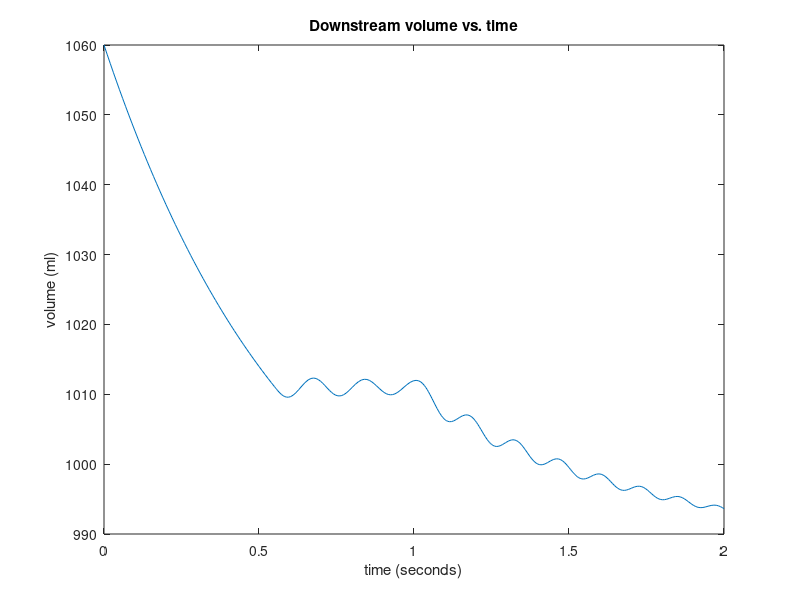
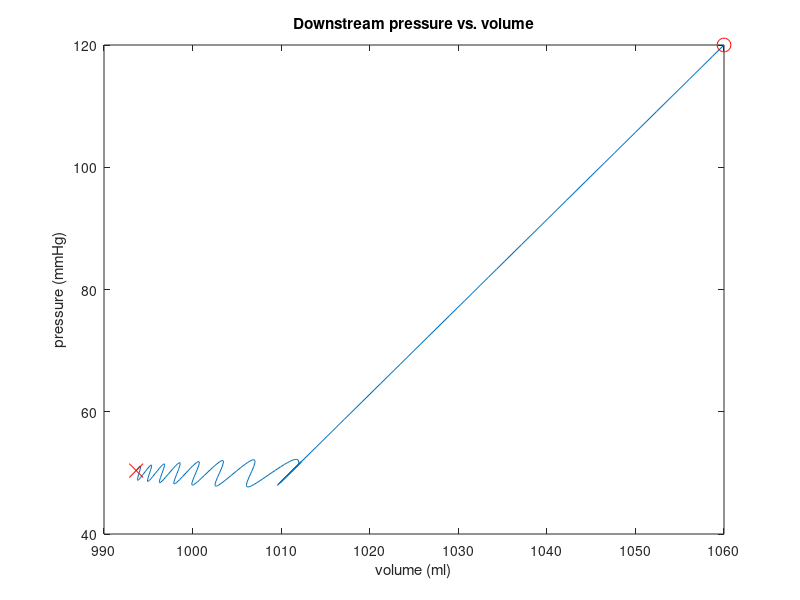

Recreate these plots in MATLAB, in order.
function sample_system
% This is the main function for this file.  It solves the sample
% problem given in the assignment and should be used as a guide
% to solving the elastance based systemic circulation problem.

% We are given the following parameter values: 
pressure_conversion = 1333.2237; % dyne*sec/cm^5 to 1 mmHg
p_u = 50; % upstream pressure in mmHg
L_u = 0.001; % upstream inductance in mmHg s^2/ml
R_d = 1200/pressure_conversion; % downstream resistance in mmHg s/ml
v_d0 = 205+370+401; % downstream volume at zero pressure in ml

% The system is started at time 0.
initial_t = 0; % seconds

% The initial pressure has been chosen such that the valve will be
% closed at the start of the simulation.
initial_p_d = 120; % mmHg

% The initial value of the downstream volume, one of our state
% variables, must be determined from the pressure and the elastance
% at the initial time.  The function that returns the elastance at a
% given time is called "elastance" and is defined by the function below.
initial_v_d = v_d0+initial_p_d/elastance(initial_t);

% The flow through the valve is initially zero, because the pressure
% downstream of it is higher than its upstream pressure.
initial_Q_v = 0;

% Set the ending time of the simulation.
final_t = 2; % seconds

% Initialize variables to store the solution.  The solution of this
% problem can be completely defined in terms of the flow through the
% valve and the downstream volume.  Because the ODE
% solver requires a column array with all of the state
% variables, we will combine the flow and downstream volume into a column array called
% "y".
t_soln=initial_t; % time solution
Q_v_soln=initial_Q_v; % flow solution
v_d_soln=initial_v_d; % downstream volume solution

% The ODE solver is controlled by setting its options with a function
% called "odeset".  The command below says that a function will be
% used to test for when the valve opens and that the maximum time step
% size that will be allowed is 0.01 seconds.  "valve_opening_test" is
% called within an anonymous function.  For an explanation of how
% anonymous functions work, see the MATLAB advice file.
options = odeset('Events', ...
	@(t,y)valve_opening_test(t,y,v_d0,p_u),'Maxstep',0.01);

% The ODE solver we will use is "ode23", which implements a Runge-
% Kutta method.  Please note that "..." tells MATLAB to combine the
% current line of code with the next line of actual code.  Numerical
% approximations to the solutions of systems of ODE's are found by
% this and other solvers by using the current values of the state
% variables and expressions for the derivatives of these state
% variables in terms of the state variables themselves and time.

% The parameters that are returned by ode23 are an array of time
% values where the solution was computed called "t_ode_sol" here, an
% array of the y solution values at those times called "y_ode_sol", 
% and information about the event that occurred.  The first
% parameter is the name of the function that is called to find the
% time derivative of the current state variables, which is
% "dydt_valve_closed" here.  The second is an array that gives the
% starting and ending times of the solution.  In this case, we will
% not reach the ending time, because the valve will open, and the
% solver will detect that and stop the solution process.  The third
% parameter is an array containing the initial values of the state
% variables that we set above.  The last is the options set above.
[t_ode_soln,y_ode_soln,t_event,y_event,i_event] = ... 
    ode23(@(t,y)dydt_valve_closed(t,y,R_d,v_d0), ... 
    [initial_t final_t], ... % desired time limits of solution
    [initial_Q_v initial_v_d], ... % initial values of state variables
    options); % ODE solver options defined above

% Store the solution in arrays that contain the complete history of
% the solution so that you can eventually plot the entire solution
% instead of the portion only up to the valve opening event.  This is
% done by concatenating the solution obtained from ode23 with previous
% values.  For examples describing how concatenation works, see the
% MATLAB advice file.  In this case, the previous value
% is the initial value.  "t_ode_soln" and "y_ode_soln", which were
% returned by ode23, contain the initial values and the remainder of
% the solution before the valve event.  "y_ode_soln" contains a column
% for each state variable.  "t_ode_soln(2:end)" represents all entries
% in "t_ode_soln" besides the first.  To concatenate it with previous
% solution values and the value at the valve event, use the brackets
% and semicolons as follows.  The jth column of "y_ode_soln", without
% its initial value is "y_ode_soln(2:end,j)".
t_soln = [t_soln; t_ode_soln(2:end); t_event];
Q_v_soln = [Q_v_soln; y_ode_soln(2:end,1); y_event(1)];
v_d_soln = [v_d_soln; y_ode_soln(2:end,2); y_event(2)];

% The valve has opened, so now we call the ODE solver again, using the
% values at the time of the valve opening, the end values of the
% previous solutions, as initial values.  We are no longer looking for
% any valve-related event, so we can leave that out of the options,
% the return values from ode23, and the concatenation step.  The ode23
% outputs are named the same as above, and they will be replaced with
% the new solutions.  The concatenation step appends the solution from
% the step after the opening of the valve until the end of the
% simulation to the solution found above.
options = odeset('Maxstep',0.01);
[t_ode_soln,y_ode_soln] = ode23( ...
	@(t,y)dydt_valve_open(t,y,p_u,L_u,R_d,v_d0), ...
    [t_soln(end) final_t], [Q_v_soln(end) v_d_soln(end)], options);
t_soln = [t_soln; t_ode_soln(2:end)];
Q_v_soln = [Q_v_soln; y_ode_soln(2:end,1)];
v_d_soln = [v_d_soln; y_ode_soln(2:end,2)];

% Compute the downstream pressure p_d using the elastance and volume.
p_d_soln=elastance(t_soln).*(v_d_soln-v_d0);

% Plot the solution.  See the MATLAB advice file for more
% information on plotting.
figure; % creates a new figure
plot(t_soln,v_d_soln); % plots the downstream volume vs. time
title('Downstream volume vs. time'); % provides a title
xlabel('time (seconds)'); % labels the x axis
ylabel('volume (ml)'); % labels the y axis

% We now create a new figure and plot the downstream PV line for the
% solution, marking the endpoints.
figure; % creates a new figure
plot(v_d_soln,p_d_soln); % plots the downstream volume vs. time
title('Downstream pressure vs. volume'); % provides a title
xlabel('volume (ml)'); % labels the x axis
ylabel('pressure (mmHg)'); % labels the y axis
hold on; % tells the plot not to erase what has been plotted
plot(v_d_soln(end),p_d_soln(end),'rx','MarkerSize',10); % marks the
% end of the PV loop
plot(v_d_soln(1),p_d_soln(1),'ro','MarkerSize',10); % marks the
% beginning of the PV loop


%%%%%%%%%%%%%%%%%%%%%%%%%%%%%%%%%%%%%%%%%%%%%%%%%%%%%%%%%%%%%%%%%%%%%

function E_d = elastance(t)
% This function returns the elastance at a given time or the array of
% elastance values for a given array of times.  The function of time
% given here is not meant to mimic any real life behavior.  It is
% demonstrating that the elastance value can be a function of time.

C_d = 0.7; % ml/mmHg
E = 1/C_d; % mmHg/ml, elastance is the inverse of capacitance.
E_d=E*(1+(t>1).*(t-1)); % This function is equal to E until t=1s and
% then varies linearly between E and 2*E at t=2s.

%%%%%%%%%%%%%%%%%%%%%%%%%%%%%%%%%%%%%%%%%%%%%%%%%%%%%%%%%%%%%%%%%%%%%

function dydt = dydt_valve_closed(t_current,y_current,R_d,v_d0)
% This function is called by the ODE solver to evaluate the time
% derivatives of the state variables when the valve is closed.  The
% current time is t_current, and the current values of the state
% variables are contained in a vector called y_current.

% The function must return a column array containing the time
% derivatives of the state variables.  The first row contains the time
% derivative of the first state variable, Q_v, and the second row
% contains the time derivative of the second state variable, v_d.

% When the valve is closed, Q_v, which we have chosen to be the first
% entry in y, does not change with time.  It remains at zero, because 
% there is no flow through the valve.  Therefore, its time derivative
% is also zero. We could even avoid solving for this variable, but we
% have chosen to keep it in the system of ODE's for the sake of
% simplicity.
dydt(1,1)=0;

% The downstream volume v_d, which we have chosen to be the second entry
% in y, has a time derivative given by
% d(v_d)/dt=Q_v-E_d(t)*(v_d-v_d0)/R_d.  We can give the current
% time value to the "elastance" function to find E_d.  The current
% value of v_d is equal to y_current(2), and we can even get the value
% of Q_v from y_current(1), even though we know it will be zero.
dydt(2,1)=y_current(1)-elastance(t_current)*(y_current(2)-v_d0)/R_d;


%%%%%%%%%%%%%%%%%%%%%%%%%%%%%%%%%%%%%%%%%%%%%%%%%%%%%%%%%%%%%%%%%%%%%

function dydt = dydt_valve_open(t_current,y_current,p_u,L_u,R_d,v_d0)
% This function is called by the ODE solver to evaluate the time
% derivatives of the state variables when the valve is open.  The
% current time is t_current, and the current values of the state
% variables are contained in a vector called y_current.

% The function must return a column array containing the time
% derivatives of the state variables.  The first row contains the time
% derivative of the first state variable, Q_v, and the second row
% contains the time derivative of the second state variable, v_d.

% When the valve is open, Q_v, which we have chosen to be the first
% entry in y, has a time derivative given by
% d(Q_v)/dt=1/L_u*(p_u-E_d(t)*(v_d-v_d0)).  We can give the current time
% value to the "elastance" function to find E_d.  The current value of
% v_d is equal to y_current(2), so we have all the necessary variables.
dydt(1,1)=1/L_u*(p_u-elastance(t_current)*(y_current(2)-v_d0));

% The downstream volume v_d, which we have chosen to be the second entry
% in y, has a time derivative given by
% d(v_d)/dt=Q_v-E_d(t)*(v_d-v_d0)/R_d.  We can give the current time
% value to the "elastance" function to find E_d.  The current value of
% v_d is equal to y_current(2), and we can even get the value of Q_v from
% y_current(1), so we're ready to compute d(v_d)/dt.
dydt(2,1)=y_current(1)-elastance(t_current)*(y_current(2)-v_d0)/R_d;

%%%%%%%%%%%%%%%%%%%%%%%%%%%%%%%%%%%%%%%%%%%%%%%%%%%%%%%%%%%%%%%%%%%%%


function [value,stop,dir] = valve_opening_test(t_current,y_current, ...
	v_d0,p_u)
% This function is called by the ODE solver to test whether or not
% the "dp_valve", the pressure downstream of the valve minus the
% pressure upstream of the valve, changes sign during the solution
% process.  In this system, the valve opens when "dp_valve" is less
% than zero, changing from positive to negative.  When this function
% is called and the ODE solver sees that "dp_valve" is negative, the
% ODE solver will backtrack to figure out when it was equal to zero.

% Compute the current pressure difference given by
% E_d(t)*(v_d-v_d0)-p_u.  We can give the current time value to the
% "elastance" function to find E_d.  The current value of v_d is equal
% to y_current(2), so we have all the necessary variables.
dp_valve = elastance(t_current)*(y_current(2)-v_d0)-p_u;

% The first entry in the list of returned variables above, the list
% to the right of "function" above, is the function that the ODE
% solver is searching for a zero of.  That means that "value" needs
% to be set to the current value of "dp_valve".
value = dp_valve;

% The second returned variable tells the ODE solver whether or not to
% stop when a zero of the first returned variable has been found.
stop = 1;

% The third returned variable tells the ODE solver that it should
% consider only zero crossings in which the first returned variable
% has changed from positive to negative.  If we wanted to detect zero
% crossings in only the other direction, we could change this to +1;
dir = -1;